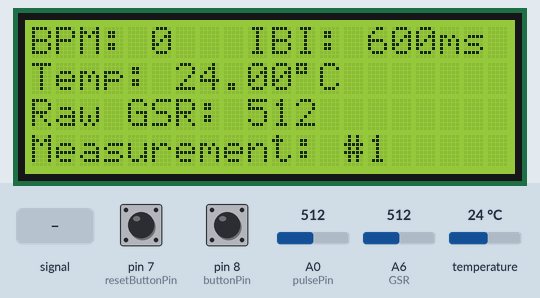
Bench run of a sketch on a simulated Arduino Nano, built with avr-gcc and run on an emulated ATmega328P. Parts: 20×4 character LCD. The inputs (shaded band) are chosen by the test bench; at power-on: temperature 24 °C, A0 (pulsePin) = 512, A6 (GSR) = 512, pin 8 (buttonPin) HIGH, pin 7 (resetButtonPin) HIGH. What the sketch prints to the serial monitor is not drawn.

Above: at 4.8 s.
4.9 s: temperature set to 0 °C
At 5.5 s:
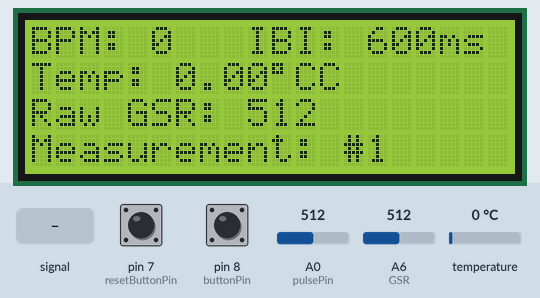
6.6 s: A0 (pulsePin) fed a 200 Hz sine of ±81 counts around its level
At 7.0 s:
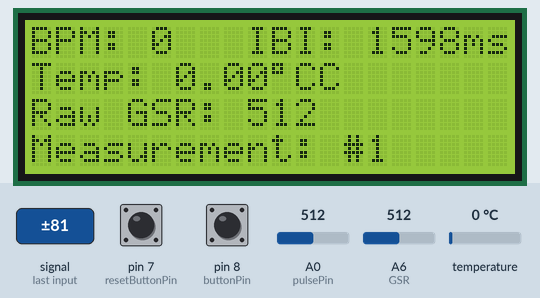
9.6 s: A0 (pulsePin) set to 535
At 10.1 s:
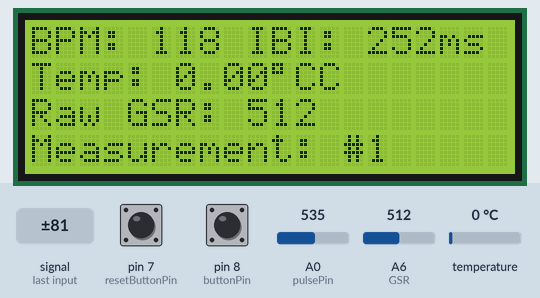
11.2 s: A6 (GSR) set to 535
At 12.4 s:
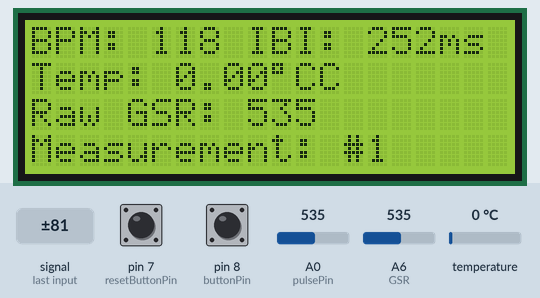
Timing chart, 0 to 12.1 s (numbered marks = the images above; inputs shaded):
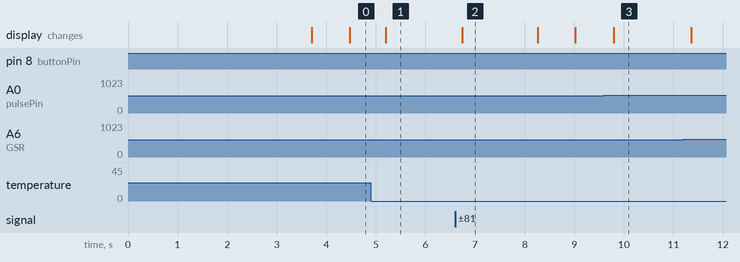

The sketch:

Main_Code.ino
```cpp
#include <SoftwareSerial.h>
#include <OneWire.h>
#include <Wire.h>
#include <LiquidCrystal_I2C.h>
#define I2C_ADDR 0x27 //LCD address
#define Rs_pin 0
#define Rw_pin 1
#define En_pin 2
#define BACKLIGHT_PIN 3
#define D4_pin 4
#define D5_pin 5
#define D6_pin 6
#define D7_pin 7
LiquidCrystal_I2C lcd(I2C_ADDR,En_pin,Rw_pin,Rs_pin,D4_pin,D5_pin,D6_pin,D7_pin);
#define LED 9
#define SERIAL_BAUD   19200

OneWire myds(2); //Pin for thermometer
byte readstage;
byte resolution;
unsigned long starttime;
unsigned long elapsedtime;
byte dsaddr[8];

// Pins
const int GSR = A6;
int pulsePin = 0;                 // Pulse Sensor datawire
int blinkPin = 13;                // pin to blink led at each beat
const int buttonPin = 8;          // the number of the pushbutton pin
const int resetButtonPin = 7;     // the number of the pushbutton pin

//  Variables
int ledState = HIGH;              // the current state of the output pin
int buttonState;                  // the current reading from the input pin
int resetButtonState;             // the current reading from the input pin
int lastButtonState = LOW;        // the previous reading from the input pin
int lastButtonState2 = LOW;       // the previous reading from the input pin
long lastDebounceTime = 0;        // the last time the output pin was toggled
long lastDebounceTime2 = 0;       // the last time the output pin was toggled
long debounceDelay = 50;          // the debounce time

// Volatile Variables, used in the interrupt service routine!
volatile int BPM;                   // int that holds raw Analog in 0. updated every 2mS
volatile int Signal;                // holds the incoming raw data
volatile int IBI = 600;             // int that holds the time interval between beats! Must be seeded!
volatile boolean Pulse = false;     // "True" when User's live heartbeat is detected. "False" when not a "live beat".
volatile boolean QS = false;        // becomes true when Arduoino finds a beat.

// Regards Serial OutPut  -- Set This Up to your needs
static boolean serialVisual = false;   // Set to 'false' by Default.  Re-set to 'true' to see Arduino Serial Monitor ASCII Visual Pulse

// Misc. parameters
boolean BackLightLCD = true;
volatile int sensorValue;
unsigned long previousMillis = 0;
unsigned long previousMillisLCD = 0;
const long interval = 250;
const long intervalLCD = 700; // Refresh rate of the LCD
unsigned long StartTime = 0;
unsigned long EndTime = 0;
long teljari = 0;
float hiti = 0;


void setup(){
  pinMode(buttonPin, INPUT_PULLUP);
  pinMode(resetButtonPin, INPUT_PULLUP);
  Serial.begin(19200);             // Serial communication speed
  interruptSetup();                // sets up to read Pulse Sensor signal every 2mS
  readstage = 0;                   // Current readstage
  resolution = 12;                 //Thermometer temperature resolution

  lcd.begin (20,4);                // initialize the lcd

// Switch on the backlight
  lcd.setBacklightPin(BACKLIGHT_PIN,POSITIVE);
  lcd.setBacklight(BackLightLCD);

// LCD Welcome Message
  lcd.home ();
  lcd.print("    Starting up");
  lcd.setCursor (0,1);
  lcd.print(" Svana's Biometrics");
  lcd.setCursor (0,2);
  lcd.print("        V0.7");
  delay(3500);
  lcd.clear();
}


void loop(){
  sendDataToSerial('Y',teljari);
  StartTime = millis(); //Measurement of Arduino loop speed

//************************Button logic******************
  int reading = digitalRead(buttonPin);

  if (reading != lastButtonState) {
    lastDebounceTime = millis();
  }

  if ((millis() - lastDebounceTime) > debounceDelay) {

    if (reading != buttonState) {
      buttonState = reading;

      if (buttonState == HIGH) {
        teljari = teljari + 1;
      }
    }
  }

  // save the reading.  Next time through the loop,
  // it'll be the lastButtonState:
  lastButtonState = reading;

//************************Button logic******************

//************************Reset Button logic******************
  int reading2 = digitalRead(resetButtonPin);

  if (reading2 != lastButtonState2) {
    lastDebounceTime2 = millis();
  }

  if ((millis() - lastDebounceTime2) > debounceDelay) {
    if (reading2 != resetButtonState) {
      resetButtonState = reading2;

      if (resetButtonState == HIGH) {
        if (BackLightLCD == HIGH) {
          BackLightLCD = LOW;
        }
        else {
          BackLightLCD = HIGH;
        }
        }
      }
   }

  lastButtonState2 = reading2;

//************************Button logic******************

//************************LCD logic******************
  if (millis() - previousMillisLCD >= intervalLCD) {
     lcd.setCursor (0,0);
     lcd.print("BPM: ");
     lcd.print(BPM);
     lcd.print("  ");
     lcd.setCursor (9,0);
     lcd.print("IBI: ");
     lcd.print(IBI);
     lcd.print("ms");
     lcd.print(" ");

     lcd.setCursor (0,1);
     lcd.print("Temp: ");
     lcd.print(hiti);
     lcd.print((char)223);
     lcd.print("C");

     lcd.setCursor (0,2);
     lcd.print("Raw GSR: ");
     lcd.print(sensorValue);
     lcd.print("  ");

     lcd.setCursor (0,3);
     lcd.print("Measurement: ");
     lcd.print((char)35);
     lcd.print(teljari);
     lcd.print("  ");

     previousMillisLCD = millis();
  }

//************************LCD logic******************


//************************GSR logic******************
  sendDataToSerial('G',sensorValue);
//************************GSR logic******************

//************************Temperature logic******************

  if (readstage == 0){
      getfirstdsadd(myds,dsaddr);
      dssetresolution(myds,dsaddr,resolution);
      dsconvertcommand(myds,dsaddr);
      readstage++;
    }
  else {
      if (myds.read()) {
        hiti = dsreadtemp(myds,dsaddr, resolution);
        sendDataToSerialReal('T',hiti);
        readstage=0;
      }
  }
    serialOutput() ;
//************************Temperature logic******************


  if (QS == true){     // A Heartbeat Was Found
        serialOutputWhenBeatHappens();   // A Beat Happened, Output that to serial.
        QS = false;                      // reset the Quantified Self flag for next time
  }


  EndTime = millis();
  sendDataToSerial('C',EndTime-StartTime); //Send looptime to serial

}

// Method to find the I2C address of the thermometer or LCD
void getfirstdsadd(OneWire myds, byte firstadd[]){
  byte i;
  byte present = 0;
  byte addr[8];
  float celsius, fahrenheit;

  int length = 8;

  //Serial.print("Looking for 1-Wire devices...\n\r");
  while(myds.search(addr)) {
    //Serial.print("\n\rFound \'1-Wire\' device with address:\n\r");
    for( i = 0; i < 8; i++) {
      firstadd[i]=addr[i];
      if (addr[i] < 16) {

      }

      if (i < 7) {
      }
    }
    if ( OneWire::crc8( addr, 7) != addr[7]) {
        Serial.print("CRC is not valid!\n");
        return;
    }

    return;
  }
}

//Method to set the resolution of the themometer
void dssetresolution(OneWire myds, byte addr[8], byte resolution) {

  // Get byte for desired resolution
  byte resbyte = 0x1F;
  if (resolution == 12){
    resbyte = 0x7F;
  }
  else if (resolution == 11) {
    resbyte = 0x5F;
  }
  else if (resolution == 10) {
    resbyte = 0x3F;
  }

  // Set configuration
  myds.reset();
  myds.select(addr);
  myds.write(0x4E);         // Write scratchpad
  myds.write(0);            // TL
  myds.write(0);            // TH
  myds.write(resbyte);         // Configuration Register

  myds.write(0x48);         // Copy Scratchpad
}

void dsconvertcommand(OneWire myds, byte addr[8]){
  myds.reset();
  myds.select(addr);
  myds.write(0x44,1);         // start conversion, with parasite power on at the end

}

//This method reads the temperature from the thermometer
float dsreadtemp(OneWire myds, byte addr[8], byte resolution) {
  byte present = 0;
  int i;
  byte data[12];
  byte type_s;
  float celsius;
  type_s = 0;


  present = myds.reset();
  myds.select(addr);
  myds.write(0xBE);

  for ( i = 0; i < 9; i++) {
    data[i] = myds.read();
  }

  unsigned int raw = (data[1] << 8) | data[0];
  if (type_s) {
    raw = raw << 3; // 9 bit resolution default
    if (data[7] == 0x10) {
      raw = (raw & 0xFFF0) + 12 - data[6];
    } else {
      byte cfg = (data[4] & 0x60);
      if (cfg == 0x00) raw = raw << 3;
        else if (cfg == 0x20) raw = raw << 2;
        else if (cfg == 0x40) raw = raw << 1;
    }
  }
  celsius = (float)raw / 16.0;
  return celsius;
}
```

AllSerialHandling.ino
```cpp
void serialOutput(){   // Decide How To Output Serial.
      sendDataToSerial('S', Signal);     // goes to sendDataToSerial function
}


//  Decides How To OutPut BPM and IBI Data
void serialOutputWhenBeatHappens(){
        sendDataToSerial('B',BPM);   // send heart rate with a 'B' prefix
        sendDataToSerial('Q',IBI);   // send time between beats with a 'Q' prefix
}


//  Sends Data to Pulse Sensor Processing App, Native Mac App, or Third-party Serial Readers.
void sendDataToSerial(char symbol, int data ){
    Serial.print(symbol);

    Serial.println(data);
  }

void sendDataToSerialReal(char symbol, float data ){
    Serial.print(symbol);

    Serial.println(data);
  }
```

Interrupt.ino
```cpp
volatile int rate[10];                    // array to hold last ten IBI values
volatile unsigned long sampleCounter = 0;          // used to determine pulse timing
volatile unsigned long lastBeatTime = 0;           // used to find IBI
volatile int P =512;                      // used to find peak in pulse wave, seeded
volatile int T = 512;                     // used to find trough in pulse wave, seeded
volatile int thresh = 525;                // used to find instant moment of heart beat, seeded
volatile int amp = 100;                   // used to hold amplitude of pulse waveform, seeded
volatile boolean firstBeat = true;        // used to seed rate array so we startup with reasonable BPM
volatile boolean secondBeat = false;      // used to seed rate array so we startup with reasonable BPM


void interruptSetup(){
  // Initializes Timer2 to throw an interrupt every 2mS.
  TCCR2A = 0x02;     // DISABLE PWM ON DIGITAL PINS 3 AND 11, AND GO INTO CTC MODE
  TCCR2B = 0x06;     // DON'T FORCE COMPARE, 256 PRESCALER
  OCR2A = 0X7C;      // SET THE TOP OF THE COUNT TO 124 FOR 500Hz SAMPLE RATE
  TIMSK2 = 0x02;     // ENABLE INTERRUPT ON MATCH BETWEEN TIMER2 AND OCR2A
  sei();             // MAKE SURE GLOBAL INTERRUPTS ARE ENABLED
}


// THIS IS THE TIMER 2 INTERRUPT SERVICE ROUTINE.
// Timer 2 makes sure that we take a reading every 2 miliseconds
ISR(TIMER2_COMPA_vect){                         // triggered when Timer2 counts to 124
  cli();                                      // disable interrupts while we do this
  Signal = analogRead(pulsePin);              // read the Pulse Sensor
  sensorValue=analogRead(GSR);

  sampleCounter += 2;                         // keep track of the time in mS with this variable
  int N = sampleCounter - lastBeatTime;       // monitor the time since the last beat to avoid noise

    //  find the peak and trough of the pulse wave
  if(Signal < thresh && N > (IBI/5)*3){       // avoid dichrotic noise by waiting 3/5 of last IBI
    if (Signal < T){                        // T is the trough
      T = Signal;                         // keep track of lowest point in pulse wave
    }
  }

  if(Signal > thresh && Signal > P){          // thresh condition helps avoid noise
    P = Signal;                             // P is the peak
  }                                        // keep track of highest point in pulse wave

  //  NOW IT'S TIME TO LOOK FOR THE HEART BEAT
  // signal surges up in value every time there is a pulse
  if (N > 250){                                   // avoid high frequency noise
    if ( (Signal > thresh) && (Pulse == false) && (N > (IBI/5)*3) ){
      Pulse = true;                               // set the Pulse flag when we think there is a pulse
//      digitalWrite(blinkPin,HIGH);                // turn on pin 13 LED
      IBI = sampleCounter - lastBeatTime;         // measure time between beats in mS
      lastBeatTime = sampleCounter;               // keep track of time for next pulse

      if(secondBeat){                        // if this is the second beat, if secondBeat == TRUE
        secondBeat = false;                  // clear secondBeat flag
        for(int i=0; i<=9; i++){             // seed the running total to get a realisitic BPM at startup
          rate[i] = IBI;
        }
      }

      if(firstBeat){                         // if it's the first time we found a beat, if firstBeat == TRUE
        firstBeat = false;                   // clear firstBeat flag
        secondBeat = true;                   // set the second beat flag
        sei();                               // enable interrupts again
        return;                              // IBI value is unreliable so discard it
      }


      // keep a running total of the last 10 IBI values
      word runningTotal = 0;                  // clear the runningTotal variable

      for(int i=0; i<=8; i++){                // shift data in the rate array
        rate[i] = rate[i+1];                  // and drop the oldest IBI value
        runningTotal += rate[i];              // add up the 9 oldest IBI values
      }

      rate[9] = IBI;                          // add the latest IBI to the rate array
      runningTotal += rate[9];                // add the latest IBI to runningTotal
      runningTotal /= 10;                     // average the last 10 IBI values
      BPM = 60000/runningTotal;               // how many beats can fit into a minute? that's BPM!
      QS = true;                              // set Quantified Self flag
      // QS FLAG IS NOT CLEARED INSIDE THIS ISR
    }
  }

  if (Signal < thresh && Pulse == true){   // when the values are going down, the beat is over
//    digitalWrite(blinkPin,LOW);            // turn off pin 13 LED
    Pulse = false;                         // reset the Pulse flag so we can do it again
    amp = P - T;                           // get amplitude of the pulse wave
    thresh = amp/2 + T;                    // set thresh at 50% of the amplitude
    P = thresh;                            // reset these for next time
    T = thresh;
  }

  if (N > 2500){                           // if 2.5 seconds go by without a beat
    thresh = 512;                          // set thresh default
    P = 512;                               // set P default
    T = 512;                               // set T default
    lastBeatTime = sampleCounter;          // bring the lastBeatTime up to date
    firstBeat = true;                      // set these to avoid noise
    secondBeat = false;                    // when we get the heartbeat back
  }

  sei();                                   // enable interrupts when youre done!
}// end isr
```

Measured:
- after the input at 4.9 s, the display: changes after 0.30 s (image 1)
- after the input at 6.6 s, the display: changes after 0.14 s (image 2)
- what the display in image 2 shows lasts 1.6 s, from 6.7 s to 8.3 s
